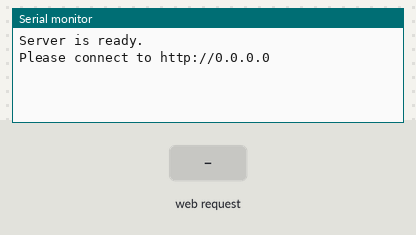
The sketch below on a simulated ESP32. Shown: the last lines printed to the serial monitor. The inputs (shaded band) are chosen by the test bench. WiFi joins after 1.5 s; servers stay silent unless stated.

Above: at 1.2 s.
1.3 s: HTTP request GET /posts received
At 2.0 s:
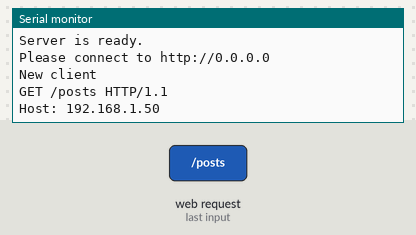
At 4.2 s:
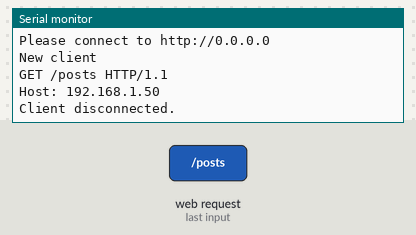

Measured:
- after the input at 1.3 s, the serial monitor: prints a new line at once (image 1)

The sketch:

WifiJson.ino
```cpp
#include <ArduinoJson.h>
#include <WiFi.h>
#include <SPI.h>

/* WiFi network name and password */
const char* ssid = "Tenda_2E4718";
const char* pwd = "0987654321";

/* Put IP Address details */
IPAddress local_ip(192, 168, 17, 254);
IPAddress gateway(192, 168, 17, 1);
IPAddress subnet(255, 255, 255, 0);

//byte mac[] = {0xDE, 0xAD, 0xBE, 0xEF, 0xFE, 0xED};
WiFiServer server(80);

// Variable to store the HTTP request
String header;

const size_t capacity = JSON_ARRAY_SIZE(6) + JSON_OBJECT_SIZE(1) + 6*JSON_OBJECT_SIZE(2) + 140;


void setup() {
  // Initialize serial port
  Serial.begin(115200);

  //Connect to the WiFi network
  WiFi.begin(ssid, pwd);
  WiFi.config(local_ip, gateway, subnet);
  Serial.println("");

  while (!Serial) continue;

  // Start to listen
  server.begin();

  Serial.println(F("Server is ready."));
  Serial.print(F("Please connect to http://"));
  Serial.println(WiFi.localIP());
}

void loop() {
  // Wait for an incomming connection
  WiFiClient client = server.available();   // Listen for incoming clients
  // Do we have a client?
  if (client) {                             // If a new client connects,
    Serial.println(F("New client"));        // print a message out in the serial port
    String currentLine = "";                // make a String to hold incoming data from the client
    while (client.connected()) {            // loop while the client's connected
      if (client.available()) {             // if there's bytes to read from the client,
        char c = client.read();             // read a byte, then
        Serial.write(c);                    // print it out the serial monitor
        header += c;
        if (c == '\n') {                    // if the byte is a newline character
          // if the current line is blank, you got two newline characters in a row.
          // that's the end of the client HTTP request, so send a response:
          if (currentLine.length() == 0) {
            // Allocate a temporary JsonDocument
            // Use arduinojson.org/v6/assistant to compute the capacity.
            DynamicJsonDocument doc(capacity);
            if (header.indexOf("GET /posts") >= 0) {
              JsonArray posts = doc.createNestedArray("posts");

              JsonObject posts_0 = posts.createNestedObject();
              posts_0["id"] = 1;
              posts_0["time"] = "00:04:128";

              JsonObject posts_1 = posts.createNestedObject();
              posts_1["id"] = 2;
              posts_1["time"] = "00:07:321";

              JsonObject posts_2 = posts.createNestedObject();
              posts_2["id"] = 3;
              posts_2["time"] = "00:10:913";

              JsonObject posts_3 = posts.createNestedObject();
              posts_3["id"] = 4;
              posts_3["time"] = "00:12:856";

              JsonObject posts_4 = posts.createNestedObject();
              posts_4["id"] = 5;
              posts_4["time"] = "00:15:015";

              JsonObject posts_5 = posts.createNestedObject();
              posts_5["id"] = 6;
              posts_5["time"] = "00:17:843";

            // HTTP headers always start with a response code (e.g. HTTP/1.1 200 OK)
            // and a content-type so the client knows what's coming, then a blank line:
            // Write response headers
            client.println(F("HTTP/1.0 200 OK"));
            client.println(F("Content-Type: application/json"));
            client.println(F("Connection: close"));
            client.print(F("Content-Length: "));
            client.println(measureJsonPretty(doc));
            client.println();
            // Write JSON document
            serializeJsonPretty(doc, client);
            }
          }
          else { // if you got a newline, then clear currentLine
            currentLine = "";
          }
        }
        else if (c != '\r') {  // if you got anything else but a carriage return character,
          currentLine += c;      // add it to the end of the currentLine
          }
      }
    }
  // Clear the header variable
  header = "";
  // Disconnect
  client.stop();
  Serial.println("Client disconnected.");
  Serial.println("");
  }
}
```
